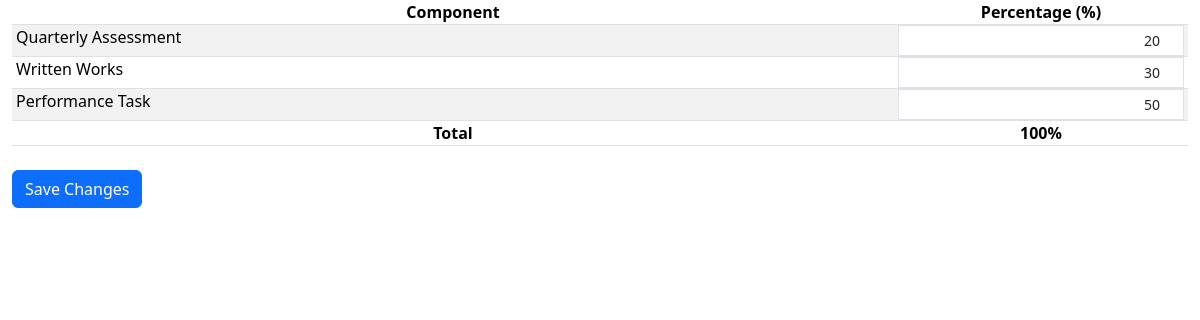
/teachers/add_percentage.php?id=11, run on the app's committed database.
### tables this page shows
CREATE TABLE `grading_components` (
  `component_id` int(11) NOT NULL,
  `name` text NOT NULL
);

CREATE TABLE `component_subject_percentage` (
  `csp_id` int(11) NOT NULL,
  `subject_id` int(11) NOT NULL,
  `component_id` int(11) NOT NULL,
  `percentage` text NOT NULL
);

### teachers/add_percentage.php (the view, shortened to what this page needs)
<?php
$database = new Database();
$conn = $database->connect();
$subject_id = isset($_GET['id']) ? $_GET['id'] : '';
$data = [];
if($subject_id) {
    $stmt = $conn->prepare("SELECT * FROM component_subject_percentage WHERE subject_id = :subject_id");
    $stmt->execute(['subject_id' => $subject_id]);
    $data = $stmt->fetchAll(PDO::FETCH_ASSOC);
}
?>
<!DOCTYPE html>
<html lang="en">
<head>
    <link rel="stylesheet" href="../assets/bootstrap-5.3.2-dist/css/bootstrap.min.css">
    <link rel="stylesheet" href="../assets/font-awesome-4.7.0/css/font-awesome.css">
</head>
<body>
<div class="container-fluid">
    <form id="percentage-form" method="post" action="#">
        <table class="table table-striped table-hover">
            <colgroup>
                <col width="75%">
                <col width="25%">
            </colgroup>
            <thead>
                <tr>
                    <th class="py-0 px-1 text-center">Component</th>
                    <th class="py-0 px-1 text-center">Percentage (%)</th>
                </tr>
            </thead>
            <tbody>
                <?php
                $component = $conn->query("SELECT * FROM `grading_components` order by component_id asc");
                $total = 0;
                while($row = $component->fetch(PDO::FETCH_ASSOC)):
                    $percentage_value = 0;
                    foreach ($data as $item) {
                        if ($item['component_id'] == $row['component_id']) {
                            $percentage_value = $item['percentage'];
                            break;
                        }
                    }
                    $total += isset($percentage_value) ? floatval($percentage_value) : 0;
                ?>
                <tr>
                    <td class="py-0 px-1"><input type="hidden" name="component_id[]" value='<?php echo $row['component_id'] ?>'><?php echo $row['name'] ?></td>
                    <td class="py-0 px-1">
                        <input type="number" step="any" class="form-control form-control-sm rounded-0 w-100 text-end percentage-input" name="percentage[]" value="<?php echo (isset($percentage_value)) ? $percentage_value : 0 ?>" required>
                    </td>
                </tr>
                <?php endwhile; ?>
            </tbody>
            <tfoot>
                <tr>
                    <th class="py-0 px-1 text-center">Total</th>
                    <th class="py-0 px-1 text-center text-end" id="total"><?php echo strval($total) ?>%</th>
                </tr>
            </tfoot>
        </table>
        <div class="button-group">
            <button type="submit" name="save_percentage" class="btn btn-primary mt-2 mb-3 brand-bg-color" id="addStaffButton">Save Changes</button>
        </div>
    </form>
</div>
</body>
</html>

### data on the page
grading_components: name "Quarterly Assessment"
component_subject_percentage: percentage "20"
grading_components: name "Written Works"
component_subject_percentage: percentage "30"
grading_components: name "Performance Task"
component_subject_percentage: percentage "50"

### other printed values
$total "100"
